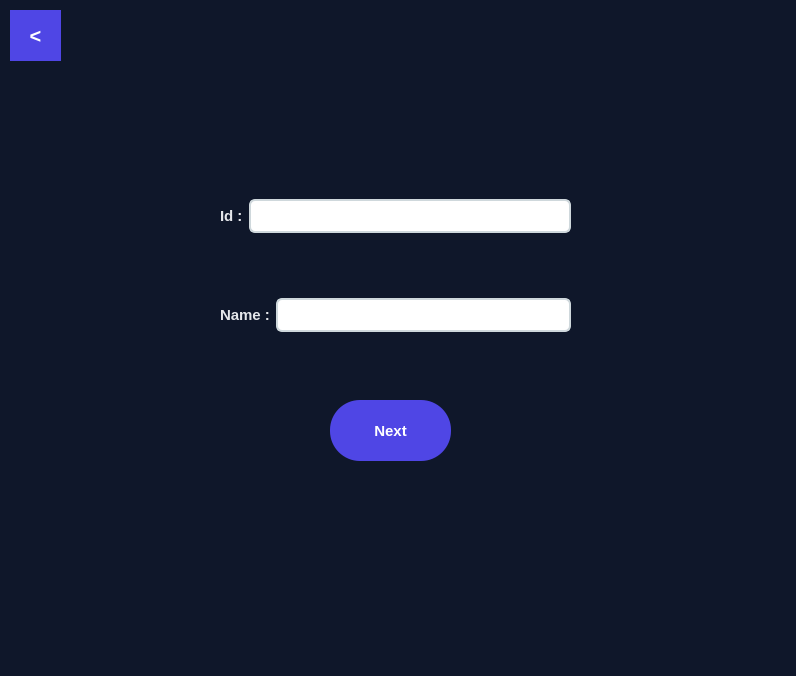
<?xml version="1.0" encoding="UTF-8"?>
<ui version="4.0">
 <class>FaceDetectionAPP</class>
 <widget class="QMainWindow" name="FaceDetectionAPP">
  <property name="geometry">
   <rect>
    <x>0</x>
    <y>0</y>
    <width>796</width>
    <height>676</height>
   </rect>
  </property>
  <property name="windowTitle">
   <string>Face Detection APP</string>
  </property>
  <property name="styleSheet">
   <string notr="true">QWidget {
    background-color: #0F172A;   /* deep slate */
}
</string>
  </property>
  <widget class="QWidget" name="centralwidget">
   <widget class="QStackedWidget" name="stack">
    <property name="geometry">
     <rect>
      <x>10</x>
      <y>0</y>
      <width>771</width>
      <height>621</height>
     </rect>
    </property>
    <property name="currentIndex">
     <number>1</number>
    </property>
    <widget class="QWidget" name="page_3">
     <widget class="QLabel" name="label_2">
      <property name="geometry">
       <rect>
        <x>560</x>
        <y>510</y>
        <width>191</width>
        <height>31</height>
       </rect>
      </property>
      <property name="styleSheet">
       <string notr="true">QLabel {
    color: #E5E7EB;        /* soft white */
    font-size: 15px;
    font-weight: 500;
}
</string>
      </property>
      <property name="text">
       <string>Haven't Registered youself ?</string>
      </property>
     </widget>
     <widget class="QPushButton" name="RegisterLogin">
      <property name="geometry">
       <rect>
        <x>590</x>
        <y>550</y>
        <width>121</width>
        <height>61</height>
       </rect>
      </property>
      <property name="styleSheet">
       <string notr="true">QPushButton {
    background-color: #4F46E5;
    color: #FFFFFF;
    border: none;
    border-radius: 30px;

    font-size: 15px;
    font-weight: 600;

    padding-bottom: 0px;

    text-align: center;
}



QPushButton:hover {
    background-color: #5B54F1;
}

QPushButton:pressed {
    background-color: #4338CA;
}

QPushButton:disabled {
    background-color: #2E2E2E;
    color: #777;
}
</string>
      </property>
      <property name="text">
       <string>Register</string>
      </property>
     </widget>
     <widget class="QLabel" name="DetectedName">
      <property name="geometry">
       <rect>
        <x>60</x>
        <y>530</y>
        <width>230</width>
        <height>61</height>
       </rect>
      </property>
      <property name="styleSheet">
       <string notr="true">QLabel{
    background: qlineargradient(
        x1: 0, y1: 0,
        x2: 1, y2: 0,
        stop: 0 #F97316,   /* ember orange */
        stop: 1 #DC2626    /* deep red */
    );
    color: #FFFFFF;
    border-radius: 14px;
    padding: 16px 24px;

    font-size: 20px;
    font-weight: 700;
    qproperty-alignment: AlignCenter;
}
</string>
      </property>
      <property name="text">
       <string/>
      </property>
     </widget>
     <widget class="QPushButton" name="CaptureLogin">
      <property name="geometry">
       <rect>
        <x>340</x>
        <y>520</y>
        <width>111</width>
        <height>81</height>
       </rect>
      </property>
      <property name="styleSheet">
       <string notr="true">QPushButton {
    background-color: #4F46E5;
    color: #FFFFFF;
    border: none;
    border-radius: 30px;

    font-size: 48px;
    font-weight: 600;

    padding-top: 6px;      /* 👈 push emoji up */
    padding-bottom: 25px;
    padding-left: 12px;
    padding-right: 12px;

    text-align: center;
}



QPushButton:hover {
    background-color: #5B54F1;
}

QPushButton:pressed {
    background-color: #4338CA;
}

QPushButton:disabled {
    background-color: #2E2E2E;
    color: #777;
}
</string>
      </property>
      <property name="text">
       <string>📷</string>
      </property>
     </widget>
     <widget class="QLabel" name="feed">
      <property name="geometry">
       <rect>
        <x>70</x>
        <y>0</y>
        <width>640</width>
        <height>480</height>
       </rect>
      </property>
      <property name="minimumSize">
       <size>
        <width>0</width>
        <height>0</height>
       </size>
      </property>
      <property name="maximumSize">
       <size>
        <width>16777215</width>
        <height>16777215</height>
       </size>
      </property>
      <property name="styleSheet">
       <string notr="true">Background-color:rgb(31, 31, 43)</string>
      </property>
      <property name="text">
       <string>TextLabel</string>
      </property>
     </widget>
    </widget>
    <widget class="QWidget" name="page_4">
     <widget class="QPushButton" name="Next">
      <property name="geometry">
       <rect>
        <x>320</x>
        <y>400</y>
        <width>121</width>
        <height>61</height>
       </rect>
      </property>
      <property name="styleSheet">
       <string notr="true">QPushButton {
    background-color: #4F46E5;
    color: #FFFFFF;
    border: none;
    border-radius: 30px;

    font-size: 15px;
    font-weight: 600;

    padding-bottom: 0px;

    text-align: center;
}



QPushButton:hover {
    background-color: #5B54F1;
}

QPushButton:pressed {
    background-color: #4338CA;
}

QPushButton:disabled {
    background-color: #2E2E2E;
    color: #777;
}
</string>
      </property>
      <property name="text">
       <string>Next</string>
      </property>
     </widget>
     <widget class="QWidget" name="layoutWidget">
      <property name="geometry">
       <rect>
        <x>210</x>
        <y>140</y>
        <width>351</width>
        <height>251</height>
       </rect>
      </property>
      <layout class="QVBoxLayout" name="verticalLayout">
       <item>
        <layout class="QHBoxLayout" name="horizontalLayout">
         <item>
          <widget class="QLabel" name="label_5">
           <property name="styleSheet">
            <string notr="true">QLabel {
    color: #E5E7EB;        /* soft white */
    font-size: 15px;
    font-weight: 500;
}</string>
           </property>
           <property name="text">
            <string>Id :</string>
           </property>
          </widget>
         </item>
         <item>
          <widget class="QLineEdit" name="Id_Input">
           <property name="styleSheet">
            <string notr="true">QLineEdit {
    background-color: #ffffff;
    border: 2px solid #cfd8dc;
    border-radius: 6px;
    padding: 6px 10px;
    font-size: 14px;
    color: #263238;
}

QLineEdit:focus {
    border: 2px solid #1976d2;
    background-color: #ffffff;
}
</string>
           </property>
          </widget>
         </item>
        </layout>
       </item>
       <item>
        <layout class="QHBoxLayout" name="horizontalLayout_2">
         <item>
          <widget class="QLabel" name="label_4">
           <property name="styleSheet">
            <string notr="true">QLabel {
    color: #E5E7EB;        /* soft white */
    font-size: 15px;
    font-weight: 500;
}</string>
           </property>
           <property name="text">
            <string>Name :</string>
           </property>
          </widget>
         </item>
         <item>
          <widget class="QLineEdit" name="Name_Input">
           <property name="styleSheet">
            <string notr="true">QLineEdit {
    background-color: #ffffff;
    border: 2px solid #cfd8dc;
    border-radius: 6px;
    padding: 6px 10px;
    font-size: 14px;
    color: #263238;
}

QLineEdit:focus {
    border: 2px solid #1976d2;
    background-color: #ffffff;
}

</string>
           </property>
          </widget>
         </item>
        </layout>
       </item>
      </layout>
     </widget>
     <widget class="QPushButton" name="Back_Next_2">
      <property name="geometry">
       <rect>
        <x>0</x>
        <y>10</y>
        <width>51</width>
        <height>51</height>
       </rect>
      </property>
      <property name="styleSheet">
       <string notr="true">QPushButton {
    background-color: #4F46E5;
    color: #FFFFFF;
    border: none;
    border-radius: 60px;

    font-size: 20px;
    font-weight: 600;

    padding-bottom: 0px;

    text-align: center;
}



QPushButton:hover {
    background-color: #5B54F1;
}

QPushButton:pressed {
    background-color: #4338CA;
}

QPushButton:disabled {
    background-color: #2E2E2E;
    color: #777;
}
</string>
      </property>
      <property name="text">
       <string>&lt;</string>
      </property>
     </widget>
    </widget>
    <widget class="QWidget" name="page_5">
     <widget class="QPushButton" name="Capture_Register">
      <property name="geometry">
       <rect>
        <x>330</x>
        <y>550</y>
        <width>101</width>
        <height>71</height>
       </rect>
      </property>
      <property name="styleSheet">
       <string notr="true">QPushButton {
    background-color: #4F46E5;
    color: #FFFFFF;
    border: none;
    border-radius: 30px;

    font-size: 35px;
    font-weight: 600;

    padding-top: 6px;      /* 👈 push emoji up */
    padding-bottom: 25px;
    padding-left: 12px;
    padding-right: 12px;

    text-align: center;
}



QPushButton:hover {
    background-color: #5B54F1;
}

QPushButton:pressed {
    background-color: #4338CA;
}

QPushButton:disabled {
    background-color: #2E2E2E;
    color: #777;
}
</string>
      </property>
      <property name="text">
       <string>📷</string>
      </property>
     </widget>
     <widget class="QTextBrowser" name="textBrowser">
      <property name="geometry">
       <rect>
        <x>10</x>
        <y>490</y>
        <width>151</width>
        <height>131</height>
       </rect>
      </property>
      <property name="styleSheet">
       <string notr="true">
    color: #E5E7EB;        /* soft white */
    font-size: 15px;
    font-weight: 500;

</string>
      </property>
      <property name="html">
       <string>&lt;!DOCTYPE HTML PUBLIC &quot;-//W3C//DTD HTML 4.0//EN&quot; &quot;http://www.w3.org/TR/REC-html40/strict.dtd&quot;&gt;
&lt;html&gt;&lt;head&gt;&lt;meta name=&quot;qrichtext&quot; content=&quot;1&quot; /&gt;&lt;meta charset=&quot;utf-8&quot; /&gt;&lt;style type=&quot;text/css&quot;&gt;
p, li { white-space: pre-wrap; }
hr { height: 1px; border-width: 0; }
li.unchecked::marker { content: &quot;\2610&quot;; }
li.checked::marker { content: &quot;\2612&quot;; }
&lt;/style&gt;&lt;/head&gt;&lt;body style=&quot; font-family:'Segoe UI'; font-size:15px; font-weight:500; font-style:normal;&quot;&gt;
&lt;p style=&quot; margin-top:0px; margin-bottom:0px; margin-left:0px; margin-right:0px; -qt-block-indent:0; text-indent:0px;&quot;&gt;&lt;span style=&quot; font-weight:700;&quot;&gt;Note:&lt;/span&gt; Please capture &lt;span style=&quot; font-weight:700;&quot;&gt;at least 50 images of your face&lt;/span&gt; from &lt;span style=&quot; font-weight:700;&quot;&gt;different angles&lt;/span&gt; (front, left, right, up, and down) under &lt;span style=&quot; font-weight:700;&quot;&gt;good lighting&lt;/span&gt; for optimal recognition accuracy.&lt;/p&gt;&lt;/body&gt;&lt;/html&gt;</string>
      </property>
     </widget>
     <widget class="QLabel" name="Captured_Images_Reg">
      <property name="geometry">
       <rect>
        <x>220</x>
        <y>490</y>
        <width>331</width>
        <height>51</height>
       </rect>
      </property>
      <property name="styleSheet">
       <string notr="true">QLabel{
    background: qlineargradient(
        x1: 0, y1: 0,
        x2: 1, y2: 0,
        stop: 0 #F97316,   /* ember orange */
        stop: 1 #DC2626    /* deep red */
    );
    color: #FFFFFF;
    border-radius: 14px;
    padding: 16px 24px;

    font-size: 15px;
    font-weight: 700;
    qproperty-alignment: AlignCenter;
}
</string>
      </property>
      <property name="text">
       <string/>
      </property>
     </widget>
     <widget class="QPushButton" name="Register_Reg">
      <property name="geometry">
       <rect>
        <x>640</x>
        <y>540</y>
        <width>121</width>
        <height>61</height>
       </rect>
      </property>
      <property name="styleSheet">
       <string notr="true">QPushButton {
    background-color: #4F46E5;
    color: #FFFFFF;
    border: none;
    border-radius: 30px;

    font-size: 15px;
    font-weight: 600;

    padding-bottom: 0px;

    text-align: center;
}



QPushButton:hover {
    background-color: #5B54F1;
}

QPushButton:pressed {
    background-color: #4338CA;
}

QPushButton:disabled {
    background-color: #2E2E2E;
    color: #777;
}
</string>
      </property>
      <property name="text">
       <string>Register</string>
      </property>
     </widget>
     <widget class="QLabel" name="Reg_feed">
      <property name="geometry">
       <rect>
        <x>80</x>
        <y>0</y>
        <width>640</width>
        <height>480</height>
       </rect>
      </property>
      <property name="minimumSize">
       <size>
        <width>0</width>
        <height>0</height>
       </size>
      </property>
      <property name="maximumSize">
       <size>
        <width>16777215</width>
        <height>16777215</height>
       </size>
      </property>
      <property name="styleSheet">
       <string notr="true">Background-color:rgb(31, 31, 43)</string>
      </property>
      <property name="text">
       <string>TextLabel</string>
      </property>
     </widget>
     <widget class="QPushButton" name="Back_Reg">
      <property name="geometry">
       <rect>
        <x>0</x>
        <y>10</y>
        <width>51</width>
        <height>51</height>
       </rect>
      </property>
      <property name="styleSheet">
       <string notr="true">QPushButton {
    background-color: #4F46E5;
    color: #FFFFFF;
    border: none;
    border-radius: 60px;

    font-size: 20px;
    font-weight: 600;

    padding-bottom: 0px;

    text-align: center;
}



QPushButton:hover {
    background-color: #5B54F1;
}

QPushButton:pressed {
    background-color: #4338CA;
}

QPushButton:disabled {
    background-color: #2E2E2E;
    color: #777;
}
</string>
      </property>
      <property name="text">
       <string>&lt;</string>
      </property>
     </widget>
    </widget>
   </widget>
  </widget>
  <widget class="QMenuBar" name="menubar">
   <property name="geometry">
    <rect>
     <x>0</x>
     <y>0</y>
     <width>796</width>
     <height>33</height>
    </rect>
   </property>
  </widget>
  <widget class="QStatusBar" name="statusbar"/>
 </widget>
 <resources/>
 <connections/>
</ui>
